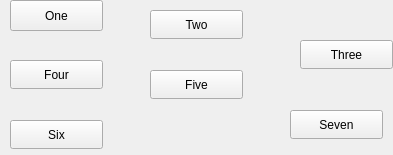
<?xml version="1.0" encoding="UTF-8"?>
<ui version="4.0">
 <class>Widget</class>
 <widget class="QWidget" name="Widget">
  <property name="geometry">
   <rect>
    <x>0</x>
    <y>0</y>
    <width>393</width>
    <height>155</height>
   </rect>
  </property>
  <property name="windowTitle">
   <string>Widget</string>
  </property>
  <widget class="QPushButton" name="button_one">
   <property name="geometry">
    <rect>
     <x>10</x>
     <y>0</y>
     <width>93</width>
     <height>31</height>
    </rect>
   </property>
   <property name="text">
    <string>One</string>
   </property>
  </widget>
  <widget class="QPushButton" name="button_two">
   <property name="geometry">
    <rect>
     <x>150</x>
     <y>10</y>
     <width>93</width>
     <height>29</height>
    </rect>
   </property>
   <property name="text">
    <string>Two</string>
   </property>
  </widget>
  <widget class="QPushButton" name="button_three">
   <property name="geometry">
    <rect>
     <x>300</x>
     <y>40</y>
     <width>93</width>
     <height>29</height>
    </rect>
   </property>
   <property name="sizePolicy">
    <sizepolicy hsizetype="Minimum" vsizetype="Expanding">
     <horstretch>0</horstretch>
     <verstretch>0</verstretch>
    </sizepolicy>
   </property>
   <property name="text">
    <string>Three</string>
   </property>
  </widget>
  <widget class="QPushButton" name="button_four">
   <property name="geometry">
    <rect>
     <x>10</x>
     <y>60</y>
     <width>93</width>
     <height>29</height>
    </rect>
   </property>
   <property name="text">
    <string>Four</string>
   </property>
  </widget>
  <widget class="QPushButton" name="button_five">
   <property name="geometry">
    <rect>
     <x>150</x>
     <y>70</y>
     <width>93</width>
     <height>29</height>
    </rect>
   </property>
   <property name="text">
    <string>Five</string>
   </property>
  </widget>
  <widget class="QPushButton" name="button_six">
   <property name="geometry">
    <rect>
     <x>10</x>
     <y>120</y>
     <width>93</width>
     <height>29</height>
    </rect>
   </property>
   <property name="sizePolicy">
    <sizepolicy hsizetype="Expanding" vsizetype="Fixed">
     <horstretch>0</horstretch>
     <verstretch>0</verstretch>
    </sizepolicy>
   </property>
   <property name="text">
    <string>Six</string>
   </property>
  </widget>
  <widget class="QPushButton" name="button_seven">
   <property name="geometry">
    <rect>
     <x>290</x>
     <y>110</y>
     <width>93</width>
     <height>29</height>
    </rect>
   </property>
   <property name="text">
    <string>Seven</string>
   </property>
  </widget>
 </widget>
 <resources/>
 <connections/>
</ui>
